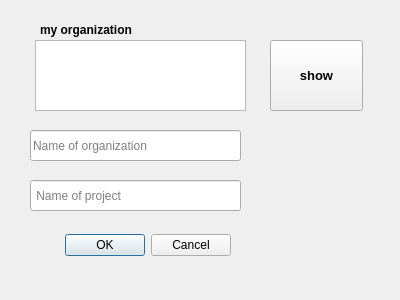
<?xml version="1.0" encoding="UTF-8"?>
<ui version="4.0">
 <class>Dialog_add_project_to_organ</class>
 <widget class="QDialog" name="Dialog_add_project_to_organ">
  <property name="geometry">
   <rect>
    <x>0</x>
    <y>0</y>
    <width>400</width>
    <height>300</height>
   </rect>
  </property>
  <property name="windowTitle">
   <string>Dialog</string>
  </property>
  <widget class="QDialogButtonBox" name="buttonBox">
   <property name="geometry">
    <rect>
     <x>-70</x>
     <y>230</y>
     <width>301</width>
     <height>31</height>
    </rect>
   </property>
   <property name="orientation">
    <enum>Qt::Horizontal</enum>
   </property>
   <property name="standardButtons">
    <set>QDialogButtonBox::Cancel|QDialogButtonBox::Ok</set>
   </property>
  </widget>
  <widget class="QLineEdit" name="input_organ">
   <property name="geometry">
    <rect>
     <x>30</x>
     <y>130</y>
     <width>211</width>
     <height>31</height>
    </rect>
   </property>
   <property name="placeholderText">
    <string>Name of organization</string>
   </property>
  </widget>
  <widget class="QLineEdit" name="input_project">
   <property name="geometry">
    <rect>
     <x>30</x>
     <y>180</y>
     <width>211</width>
     <height>31</height>
    </rect>
   </property>
   <property name="placeholderText">
    <string> Name of project</string>
   </property>
  </widget>
  <widget class="QListWidget" name="list_organs">
   <property name="geometry">
    <rect>
     <x>35</x>
     <y>40</y>
     <width>211</width>
     <height>71</height>
    </rect>
   </property>
  </widget>
  <widget class="QPushButton" name="pushButton">
   <property name="geometry">
    <rect>
     <x>270</x>
     <y>40</y>
     <width>93</width>
     <height>71</height>
    </rect>
   </property>
   <property name="font">
    <font>
     <pointsize>10</pointsize>
     <bold>true</bold>
    </font>
   </property>
   <property name="text">
    <string>show</string>
   </property>
  </widget>
  <widget class="QLabel" name="label_3">
   <property name="geometry">
    <rect>
     <x>40</x>
     <y>20</y>
     <width>161</width>
     <height>20</height>
    </rect>
   </property>
   <property name="font">
    <font>
     <bold>true</bold>
    </font>
   </property>
   <property name="text">
    <string>my organization</string>
   </property>
  </widget>
 </widget>
 <resources/>
 <connections>
  <connection>
   <sender>buttonBox</sender>
   <signal>accepted()</signal>
   <receiver>Dialog_add_project_to_organ</receiver>
   <slot>accept()</slot>
   <hints>
    <hint type="sourcelabel">
     <x>248</x>
     <y>254</y>
    </hint>
    <hint type="destinationlabel">
     <x>157</x>
     <y>274</y>
    </hint>
   </hints>
  </connection>
  <connection>
   <sender>buttonBox</sender>
   <signal>rejected()</signal>
   <receiver>Dialog_add_project_to_organ</receiver>
   <slot>reject()</slot>
   <hints>
    <hint type="sourcelabel">
     <x>316</x>
     <y>260</y>
    </hint>
    <hint type="destinationlabel">
     <x>286</x>
     <y>274</y>
    </hint>
   </hints>
  </connection>
 </connections>
</ui>
